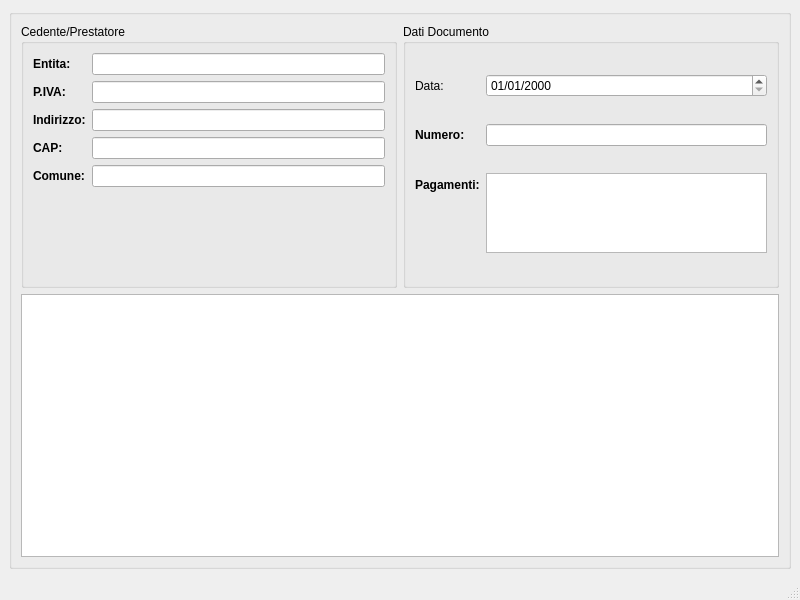
<?xml version="1.0" encoding="UTF-8"?>
<ui version="4.0">
 <class>MainWindow</class>
 <widget class="QMainWindow" name="MainWindow">
  <property name="geometry">
   <rect>
    <x>0</x>
    <y>0</y>
    <width>800</width>
    <height>600</height>
   </rect>
  </property>
  <property name="windowTitle">
   <string>Procurans</string>
  </property>
  <property name="windowIcon">
   <iconset resource="application.qrc">
    <normaloff>:/images/split.png</normaloff>:/images/split.png</iconset>
  </property>
  <widget class="QWidget" name="centralWidget">
   <layout class="QVBoxLayout">
    <property name="spacing">
     <number>6</number>
    </property>
    <property name="leftMargin">
     <number>9</number>
    </property>
    <property name="topMargin">
     <number>9</number>
    </property>
    <property name="rightMargin">
     <number>9</number>
    </property>
    <property name="bottomMargin">
     <number>9</number>
    </property>
    <item>
     <widget class="QGroupBox" name="groupBox">
      <property name="enabled">
       <bool>true</bool>
      </property>
      <property name="title">
       <string/>
      </property>
      <layout class="QVBoxLayout">
       <property name="spacing">
        <number>6</number>
       </property>
       <property name="leftMargin">
        <number>9</number>
       </property>
       <property name="topMargin">
        <number>9</number>
       </property>
       <property name="rightMargin">
        <number>9</number>
       </property>
       <property name="bottomMargin">
        <number>9</number>
       </property>
       <item>
        <layout class="QHBoxLayout" name="horizontalLayout">
         <item>
          <widget class="QGroupBox" name="lheaderGroupBox">
           <property name="title">
            <string>Cedente/Prestatore</string>
           </property>
           <property name="alignment">
            <set>Qt::AlignLeading|Qt::AlignLeft|Qt::AlignTop</set>
           </property>
           <layout class="QFormLayout">
            <item row="0" column="0">
             <widget class="QLabel" name="l_entita">
              <property name="text">
               <string>&lt;b&gt;Entita:&lt;/b&gt;</string>
              </property>
             </widget>
            </item>
            <item row="0" column="1">
             <widget class="QLineEdit" name="entitaEdit">
              <property name="enabled">
               <bool>true</bool>
              </property>
              <property name="readOnly">
               <bool>true</bool>
              </property>
             </widget>
            </item>
            <item row="1" column="0">
             <widget class="QLabel" name="l_piva">
              <property name="text">
               <string>&lt;b&gt;P.IVA: &lt;/b&gt;</string>
              </property>
             </widget>
            </item>
            <item row="1" column="1">
             <widget class="QLineEdit" name="pivaEdit">
              <property name="enabled">
               <bool>true</bool>
              </property>
             </widget>
            </item>
            <item row="2" column="0">
             <widget class="QLabel" name="l_indirizzo">
              <property name="text">
               <string>&lt;b&gt;Indirizzo:&lt;/b&gt;</string>
              </property>
             </widget>
            </item>
            <item row="2" column="1">
             <widget class="QLineEdit" name="indirizzoEdit">
              <property name="enabled">
               <bool>true</bool>
              </property>
             </widget>
            </item>
            <item row="3" column="0">
             <widget class="QLabel" name="l_cap">
              <property name="text">
               <string>&lt;b&gt;CAP:&lt;/b&gt;</string>
              </property>
             </widget>
            </item>
            <item row="3" column="1">
             <widget class="QLineEdit" name="capEdit">
              <property name="enabled">
               <bool>true</bool>
              </property>
             </widget>
            </item>
            <item row="4" column="0">
             <widget class="QLabel" name="l_comune">
              <property name="text">
               <string>&lt;b&gt;Comune:&lt;/b&gt;</string>
              </property>
             </widget>
            </item>
            <item row="4" column="1">
             <widget class="QLineEdit" name="comuneEdit">
              <property name="enabled">
               <bool>true</bool>
              </property>
             </widget>
            </item>
           </layout>
          </widget>
         </item>
         <item>
          <widget class="QGroupBox" name="rheaderGroupBox">
           <property name="title">
            <string>Dati Documento</string>
           </property>
           <property name="alignment">
            <set>Qt::AlignLeading|Qt::AlignLeft|Qt::AlignTop</set>
           </property>
           <layout class="QFormLayout">
            <item row="0" column="0">
             <widget class="QLabel" name="l_dataemissione">
              <property name="text">
               <string>&lt;b&gt;Data:&lt;/b&gt;</string>
              </property>
             </widget>
            </item>
            <item row="0" column="1">
             <widget class="QDateEdit" name="dataemissioneEdit">
              <property name="enabled">
               <bool>true</bool>
              </property>
              <property name="readOnly">
               <bool>false</bool>
              </property>
              <property name="displayFormat">
               <string>dd/MM/yyyy</string>
              </property>
             </widget>
            </item>
            <item row="2" column="0">
             <widget class="QLabel" name="l_numero">
              <property name="text">
               <string>&lt;b&gt;Numero:&lt;/b&gt;</string>
              </property>
             </widget>
            </item>
            <item row="2" column="1">
             <widget class="QLineEdit" name="numeroEdit">
              <property name="enabled">
               <bool>true</bool>
              </property>
             </widget>
            </item>
            <item row="3" column="0">
             <widget class="QLabel" name="l_payments">
              <property name="text">
               <string>&lt;b&gt;Pagamenti:&lt;/b&gt;</string>
              </property>
             </widget>
            </item>
            <item row="3" column="1">
             <widget class="QTableView" name="paymentsTable">
              <property name="enabled">
               <bool>true</bool>
              </property>
              <property name="maximumSize">
               <size>
                <width>16777215</width>
                <height>80</height>
               </size>
              </property>
              <property name="selectionBehavior">
               <enum>QAbstractItemView::SelectRows</enum>
              </property>
             </widget>
            </item>
           </layout>
          </widget>
         </item>
        </layout>
       </item>
       <item>
        <widget class="QTableView" name="detailsTable">
         <property name="selectionBehavior">
          <enum>QAbstractItemView::SelectRows</enum>
         </property>
        </widget>
       </item>
      </layout>
     </widget>
    </item>
   </layout>
  </widget>
  <widget class="QMenuBar" name="menuBar">
   <property name="geometry">
    <rect>
     <x>0</x>
     <y>0</y>
     <width>800</width>
     <height>22</height>
    </rect>
   </property>
  </widget>
  <widget class="QStatusBar" name="statusBar"/>
 </widget>
 <tabstops>
  <tabstop>entitaEdit</tabstop>
  <tabstop>pivaEdit</tabstop>
  <tabstop>indirizzoEdit</tabstop>
  <tabstop>capEdit</tabstop>
  <tabstop>dataemissioneEdit</tabstop>
  <tabstop>numeroEdit</tabstop>
  <tabstop>detailsTable</tabstop>
  <tabstop>paymentsTable</tabstop>
 </tabstops>
 <resources>
  <include location="application.qrc"/>
 </resources>
 <connections/>
</ui>
